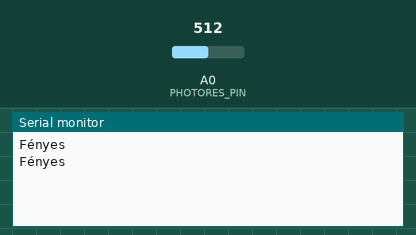
A sketch run on a simulated Arduino Uno, built with avr-gcc and run on an emulated ATmega328P. Parts: the last lines printed to the serial monitor. The inputs (shaded band) are chosen by the test bench; at power-on: A0 (PHOTORES_PIN) = 512.

Above: at 1.8 s.
1.9 s: A0 (PHOTORES_PIN) set to 484
At 2.8 s:
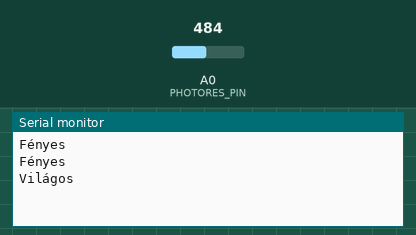
4.5 s: A0 (PHOTORES_PIN) set to 378
At 5.8 s:
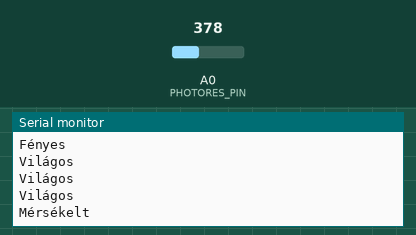
7.5 s: A0 (PHOTORES_PIN) set to 272
At 8.8 s:
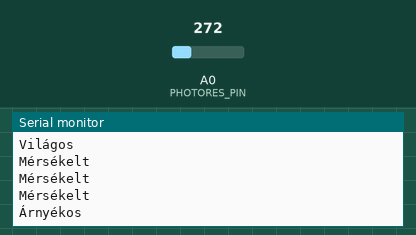
10.5 s: A0 (PHOTORES_PIN) set to 166
At 11.6 s:
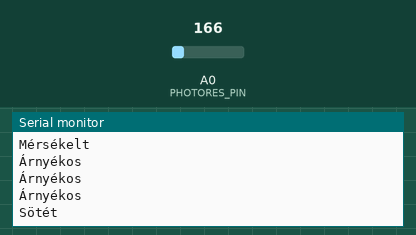

Measured:
- after the input at 1.9 s, the serial monitor: prints a new line after 0.10 s (image 1)
- after the input at 4.5 s, the serial monitor: prints a new line after 0.50 s (image 2)
- after the input at 7.5 s, the serial monitor: prints a new line after 0.50 s (image 3)
- after the input at 10.5 s, the serial monitor: prints a new line after 0.50 s (image 4)

The sketch:

photores_dat.ino
```cpp
#define PHOTORES_PIN A0

int val = 0;

void setup() {
  // put your setup code here, to run once:
  Serial.begin(9600);
}

void loop() {
  // put your main code here, to run repeatedly:
  val = analogRead(PHOTORES_PIN);
  const int value = val;

if(value <= 176){
  Serial.println("Sötét");
}else if(176 < value && value <= 282){
  Serial.println("Árnyékos");
}else if(282 < value && value <= 388){
  Serial.println("Mérsékelt");
}else if(388 < value && value <= 494){
  Serial.println("Világos");
}else if(494 < value){
  Serial.println("Fényes");
}

  delay(1000);
}
```
